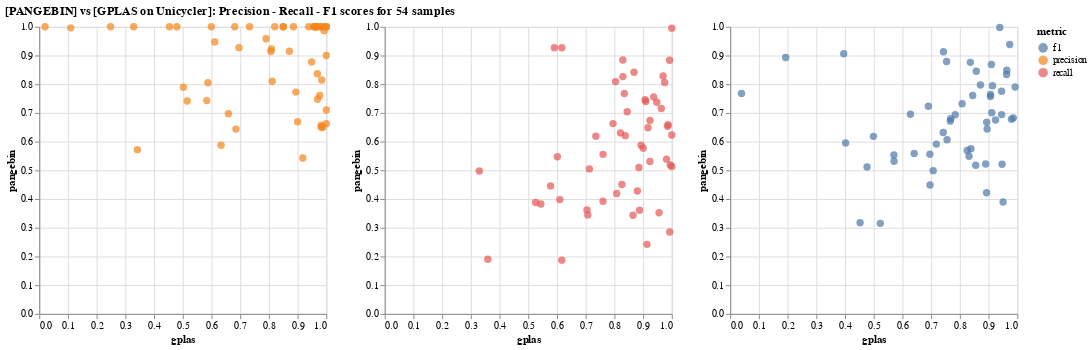

Write notebook code for a chart like this one.
### Code cell
charts["prec"] = alt.Chart(df_scatter).mark_circle(size=60).encode(
    x='gplas:Q',
    y='pangebin:Q',
    color='metric:N'
).transform_filter(
     alt.FieldEqualPredicate(field='metric', equal='precision')
)


charts["rec"] = alt.Chart(df_scatter).mark_circle(size=60).encode(
    x='gplas:Q',
    y='pangebin:Q',
    color='metric:N'
).transform_filter(
     alt.FieldEqualPredicate(field='metric', equal='recall')
)

charts["f1"] = alt.Chart(df_scatter).mark_circle(size=60).encode(
    x='gplas:Q',
    y='pangebin:Q',
    color='metric:N'
).transform_filter(
     alt.FieldEqualPredicate(field='metric', equal='f1')
)

pangeplas_all = alt.Chart(df_scatter).mark_circle(size=60).encode(
    x='gplas:Q',
    y='pangebin:Q',
    color='metric:N'
)

mixed = alt.hconcat(charts["prec"], charts["rec"], charts["f1"]).properties(title=f"[PANGEBIN] vs [GPLAS on Unicycler]: Precision - Recall - F1 scores for {samples} samples")
mixed.save("scatter_pangebin_gplas.pdf", ppi=300)
mixed

### Figure 1 — Vega-Lite specification as saved in the notebook (floating-point values rounded to 4 significant figures; data arrays with more than 128 entries replaced by an {"elided": "..."} marker saying what was removed)
{"config": {"view": {"continuousWidth": 300, "continuousHeight": 300}}, "hconcat": [{"mark": {"type": "circle", "size": 60}, "encoding": {"color": {"field": "metric", "type": "nominal"}, "x": {"field": "gplas", "type": "quantitative"}, "y": {"field": "pangebin", "type": "quantitative"}}, "transform": [{"filter": {"equal": "precision", "field": "metric"}}]}, {"mark": {"type": "circle", "size": 60}, "encoding": {"color": {"field": "metric", "type": "nominal"}, "x": {"field": "gplas", "type": "quantitative"}, "y": {"field": "pangebin", "type": "quantitative"}}, "transform": [{"filter": {"equal": "recall", "field": "metric"}}]}, {"mark": {"type": "circle", "size": 60}, "encoding": {"color": {"field": "metric", "type": "nominal"}, "x": {"field": "gplas", "type": "quantitative"}, "y": {"field": "pangebin", "type": "quantitative"}}, "transform": [{"filter": {"equal": "f1", "field": "metric"}}]}], "data": {"name": "data-2f7823e158784db6e592c2aff34a1844"}, "title": "[PANGEBIN] vs [GPLAS on Unicycler]: Precision - Recall - F1 scores for 54 samples", "$schema": "https://vega.github.io/schema/vega-lite/v5.17.0.json", "datasets": {"data-2f7823e158784db6e592c2aff34a1844": {"elided": "162 records"}}}
